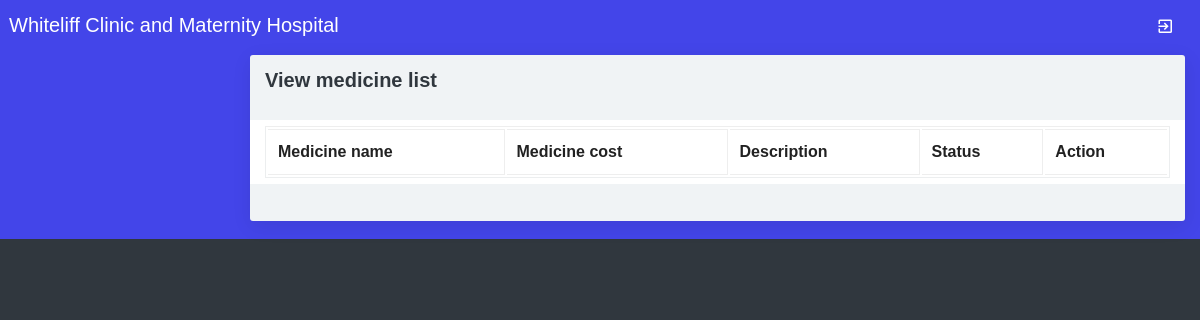
The page /viewmedicine.php on the database as committed earlier.
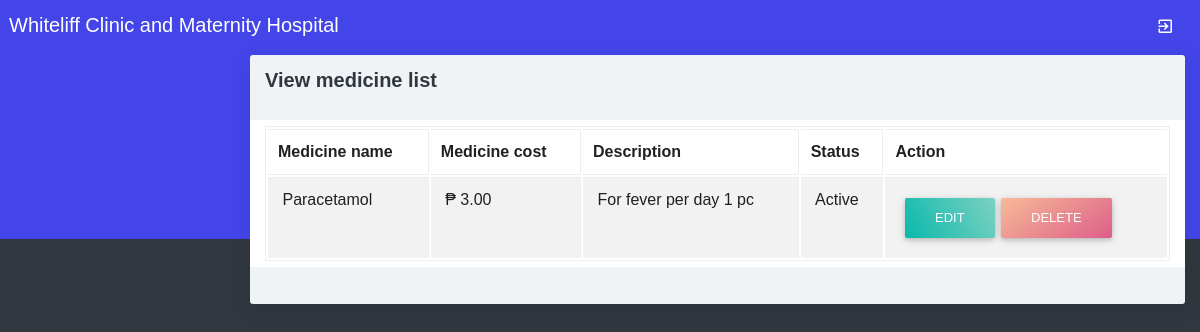
The same page on the database as committed later.
### tables this page shows
CREATE TABLE `medicine` (
  `medicineid` int(10) NOT NULL,
  `medicinename` varchar(25) NOT NULL,
  `medicinecost` float(10,2) NOT NULL,
  `description` text NOT NULL,
  `status` varchar(10) NOT NULL
);

### viewmedicine.php (the view, shortened to what this page needs)
<?php
include("adformheader.php");
include("dbconnection.php");
?>
<div class="container-fluid">
  <div class="block-header">
    <h2>View  medicine list</h2>
  </div>
</div>
<div class="card">
  <section class="container">
    <table class="table table-bordered table-striped table-hover js-basic-example dataTable">
          <thead>
            <tr>
              <th>Medicine name</th>
              <th>Medicine cost</th>
              <th>Description</th>
              <th>Status</th>
              <th>Action</th>
            </tr>
          </thead>
          <tbody>
            <?php
            $sql ="SELECT * FROM medicine";
            $qsql = mysqli_query($con,$sql);
            while($rs = mysqli_fetch_array($qsql))
            {
              echo "<tr>
              <td>&nbsp;$rs[medicinename]</td>
              <td>&nbsp;₱ $rs[medicinecost]</td>
              <td>&nbsp;$rs[description]</td>
              <td>&nbsp;$rs[status]</td>
              <td>&nbsp;
              <a href='medicine.php?editid=$rs[medicineid]' class='btn btn-raised g-bg-cyan'>Edit</a>
              <a href='viewmedicine.php?delid=$rs[medicineid]' class='btn btn-raised g-bg-blush2'>Delete</a></td>
              </tr>";
            }
            ?>
          </tbody>
        </table>
      </section>
    </div>
<?php
include("adformfooter.php");
?>

### adformheader.php (shortened to what this page needs)
<!DOCTYPE html>
<html>
<head>
    <link href="assets/plugins/bootstrap/css/bootstrap.min.css" rel="stylesheet" />
    <link href="assets/plugins/jquery-datatable/dataTables.bootstrap4.min.css" rel="stylesheet">
    <link href="assets/css/main.css" rel="stylesheet">
    <link href="assets/css/themes/all-themes.css" rel="stylesheet" />
    <link rel="stylesheet" href="sweetalert2.min.css">
</head>
<body class="theme-blue">
    <nav class="navbar clearHeader">
        <div class="col-12">
            <div class="navbar-header"> <a href="javascript:void(0);" class="bars"></a> <a class="navbar-brand" href="#">Whiteliff Clinic and Maternity Hospital</a> </div>
            <ul class="nav navbar-nav navbar-right">
                <li>
                    <a data-placement="bottom" title="Full Screen" href="logout.php"><i class="zmdi zmdi-sign-in"></i></a>
                </li>
            </ul>
        </div>
    </nav>
    <section>
        <aside id="leftsidebar" class="sidebar">
        </aside>
    </section>
    <section class="content home">
</body>

### adformfooter.php (shortened to what this page needs)
</body>
</body>
</html>

### assets/css/themes/all-themes.css (style rules this page uses)
.theme-blue .navbar-brand { color: #fff; }
.theme-blue .nav > li > a { color: #fff; }

Rows that differ between the two databases and show on the page:
added medicine: medicinename "Paracetamol", medicinecost "3.00", description "For fever per day 1 pc", status "Active"
